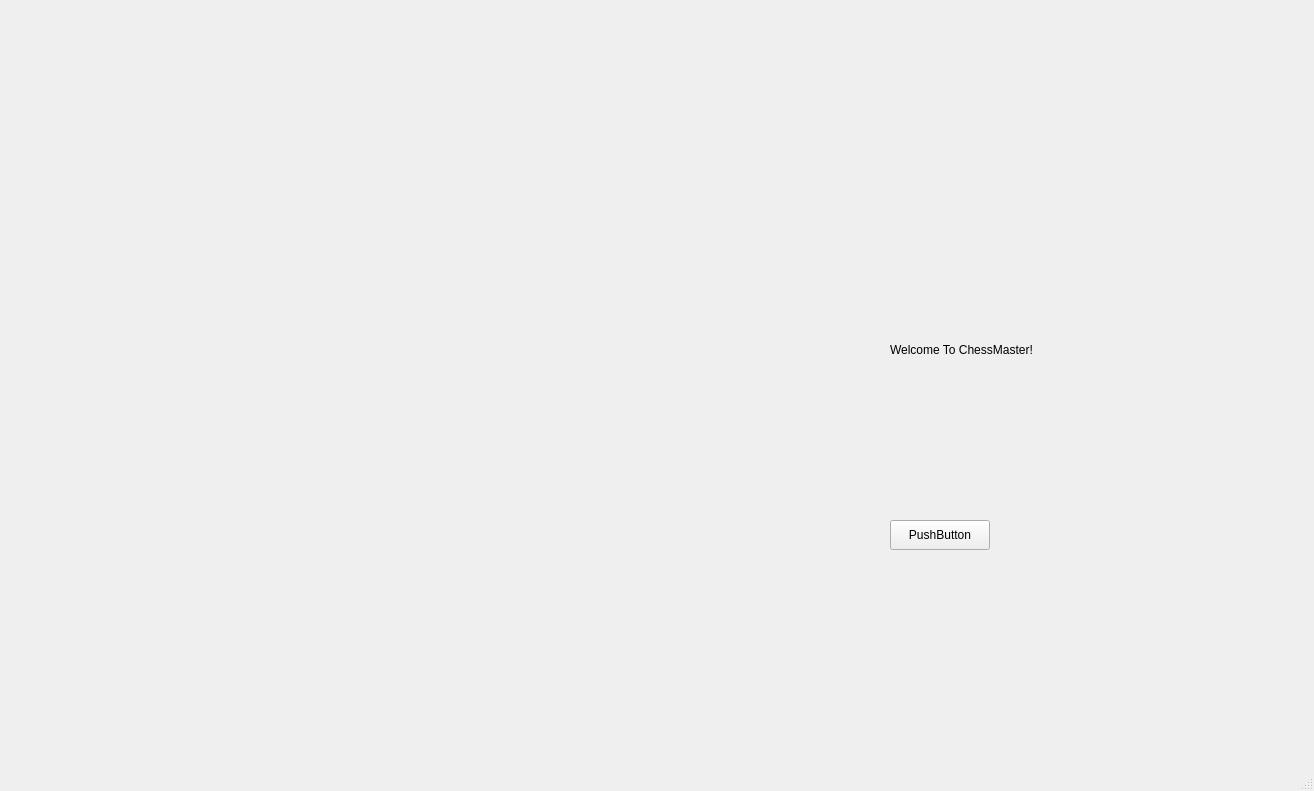
<?xml version="1.0" encoding="UTF-8"?>
<ui version="4.0">
 <class>MainWindow</class>
 <widget class="QMainWindow" name="MainWindow">
  <property name="geometry">
   <rect>
    <x>0</x>
    <y>0</y>
    <width>1314</width>
    <height>791</height>
   </rect>
  </property>
  <property name="windowTitle">
   <string>MainWindow</string>
  </property>
  <widget class="QWidget" name="centralwidget">
   <widget class="QWidget" name="gridLayoutWidget">
    <property name="geometry">
     <rect>
      <x>40</x>
      <y>0</y>
      <width>791</width>
      <height>741</height>
     </rect>
    </property>
    <layout class="QGridLayout" name="gridLayout"/>
   </widget>
   <widget class="QWidget" name="verticalLayoutWidget">
    <property name="geometry">
     <rect>
      <x>890</x>
      <y>10</y>
      <width>371</width>
      <height>611</height>
     </rect>
    </property>
    <layout class="QVBoxLayout" name="verticalLayout">
     <property name="spacing">
      <number>0</number>
     </property>
     <item>
      <widget class="QLabel" name="label_2">
       <property name="maximumSize">
        <size>
         <width>150</width>
         <height>100</height>
        </size>
       </property>
       <property name="text">
        <string/>
       </property>
      </widget>
     </item>
     <item>
      <widget class="QLabel" name="label">
       <property name="maximumSize">
        <size>
         <width>350</width>
         <height>200</height>
        </size>
       </property>
       <property name="text">
        <string>Welcome To ChessMaster!</string>
       </property>
      </widget>
     </item>
     <item>
      <widget class="QPushButton" name="pushButton">
       <property name="sizePolicy">
        <sizepolicy hsizetype="Minimum" vsizetype="Fixed">
         <horstretch>30</horstretch>
         <verstretch>5</verstretch>
        </sizepolicy>
       </property>
       <property name="minimumSize">
        <size>
         <width>100</width>
         <height>0</height>
        </size>
       </property>
       <property name="maximumSize">
        <size>
         <width>60</width>
         <height>30</height>
        </size>
       </property>
       <property name="text">
        <string>PushButton</string>
       </property>
      </widget>
     </item>
    </layout>
   </widget>
  </widget>
  <widget class="QMenuBar" name="menubar">
   <property name="geometry">
    <rect>
     <x>0</x>
     <y>0</y>
     <width>1314</width>
     <height>21</height>
    </rect>
   </property>
  </widget>
  <widget class="QStatusBar" name="statusbar"/>
 </widget>
 <resources/>
 <connections/>
</ui>
